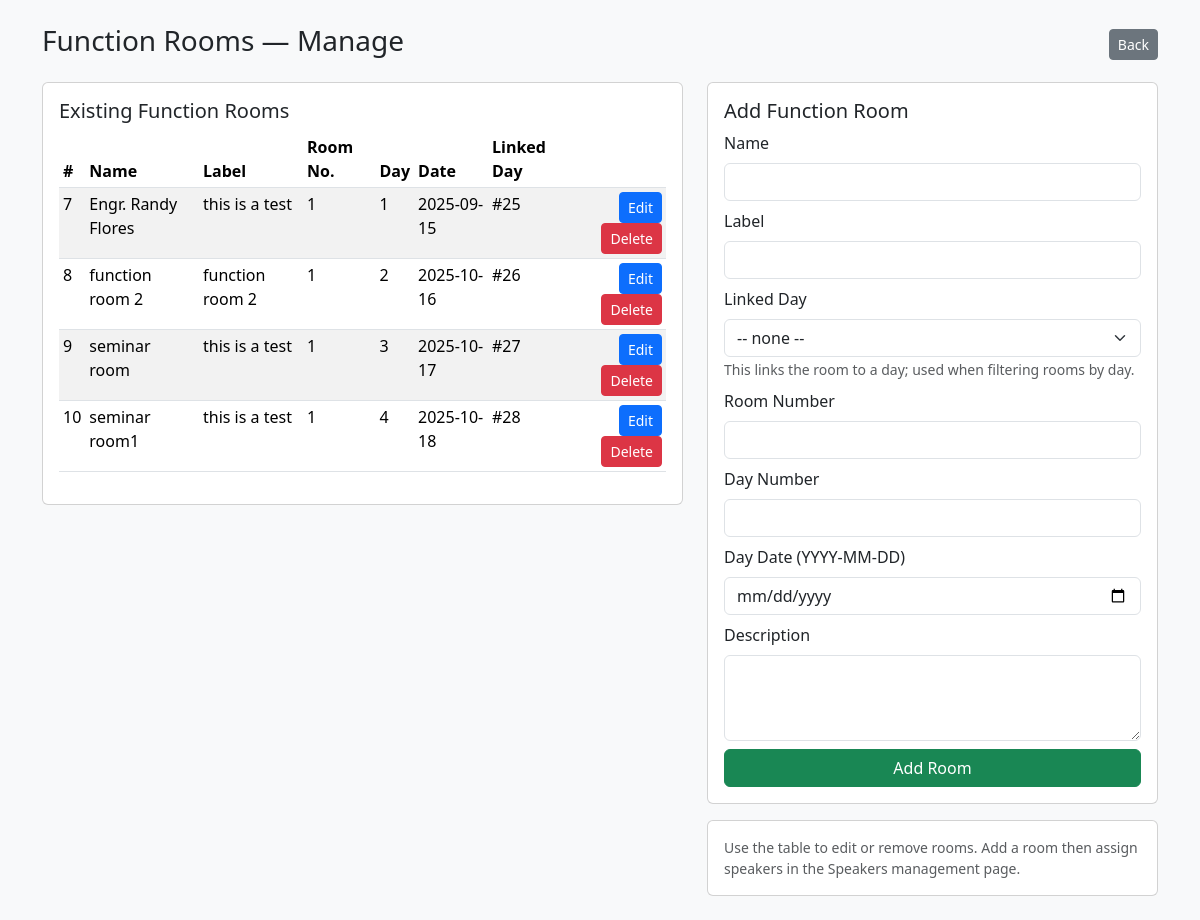
Page /admin/admin_manage_function_rooms.php (signed in) on the committed database.
### tables this page shows
CREATE TABLE `function_rooms` (
  `id` int(11) NOT NULL,
  `day_id` int(11) DEFAULT NULL,
  `name` varchar(150) NOT NULL,
  `label` varchar(150) DEFAULT NULL,
  `room_number` varchar(50) NOT NULL,
  `day_number` int(10) UNSIGNED NOT NULL DEFAULT 1,
  `day_date` date DEFAULT NULL,
  `description` text DEFAULT NULL,
  `location` varchar(150) DEFAULT NULL,
  `capacity` int(11) DEFAULT NULL,
  `is_active` tinyint(1) NOT NULL DEFAULT 1,
  `created_at` datetime NOT NULL DEFAULT current_timestamp()
);

### admin/admin_manage_function_rooms.php (the view, shortened to what this page needs)
<?php
require_once __DIR__ . '/../db.php';
if (isset($conn) && $conn instanceof mysqli) {
    $db = $conn;
} elseif (isset($mysqli) && $mysqli instanceof mysqli) {
    $db = $mysqli;
} else {
    $db = null;
}
if (!function_exists('e')) {
    function e($s){ return htmlspecialchars((string)$s, ENT_QUOTES | ENT_SUBSTITUTE, 'UTF-8'); }
}
$days = [];
if ($dr = $db->query("SELECT id, label, day_date FROM function_room_days ORDER BY day_date ASC")) {
    while ($row = $dr->fetch_assoc()) $days[] = $row;
}
$rooms = [];
$res = $db->query("SELECT id, name, label, room_number, day_number, day_date, description, day_id FROM function_rooms ORDER BY day_number ASC, id ASC");
if ($res) {
    while ($r = $res->fetch_assoc()) $rooms[] = $r;
}
$editRoom = null;
?>
<!doctype html>
<html lang="en">
<head>
  <link href="https://cdn.jsdelivr.net/npm/bootstrap@5.3.2/dist/css/bootstrap.min.css" rel="stylesheet">
</head>
<body class="bg-light">
<div class="container py-4">
  <div class="d-flex justify-content-between align-items-center mb-3">
    <h3>Function Rooms — Manage</h3>
    <a href="Admin_dashboard.php" class="btn btn-secondary btn-sm">Back</a>
  </div>
  <div class="row">
    <div class="col-lg-7">
      <div class="card mb-3">
        <div class="card-body">
          <h5 class="card-title">Existing Function Rooms</h5>
          <?php if (empty($rooms)): ?>
            <div class="text-muted">No function rooms found.</div>
          <?php else: ?>
            <table class="table table-striped table-sm">
              <thead>
                <tr>
                  <th>#</th>
                  <th>Name</th>
                  <th>Label</th>
                  <th>Room No.</th>
                  <th>Day</th>
                  <th>Date</th>
                  <th>Linked Day</th>
                  <th></th>
                </tr>
              </thead>
              <tbody>
                <?php foreach ($rooms as $r): ?>
                  <tr>
                    <td><?= (int)$r['id'] ?></td>
                    <td><?= e($r['name']) ?></td>
                    <td><?= e($r['label']) ?></td>
                    <td><?= e($r['room_number']) ?></td>
                    <td><?= e($r['day_number']) ?></td>
                    <td><?= e($r['day_date']) ?></td>
                    <td><?= $r['day_id'] ? ('#'.(int)$r['day_id']) : '-' ?></td>
                    <td class="text-end">
                      <a href="admin_manage_function_rooms.php?edit=<?= (int)$r['id'] ?>" class="btn btn-sm btn-primary">Edit</a>
                      <form method="post" class="d-inline" onsubmit="return confirm('Delete this room?');">
                        <button class="btn btn-sm btn-danger">Delete</button>
                      </form>
                    </td>
                  </tr>
                <?php endforeach; ?>
              </tbody>
            </table>
          <?php endif; ?>
        </div>
      </div>
    </div>
    <div class="col-lg-5">
      <div class="card mb-3">
        <div class="card-body">
          <?php if ($editRoom): ?>
            <h5 class="card-title">Edit Function Room #<?= (int)$editRoom['id'] ?></h5>
            <form method="post" novalidate>
              <input type="hidden" name="csrf_token" value="<?= e($_SESSION['csrf_token']) ?>">
              <input type="hidden" name="action" value="update">
              <input type="hidden" name="id" value="<?= (int)$editRoom['id'] ?>">
              <div class="mb-2">
                <label class="form-label">Name</label>
                <input name="name" class="form-control" required value="<?= e($editRoom['name']) ?>">
              </div>
              <div class="mb-2">
                <label class="form-label">Label</label>
                <input name="label" class="form-control" value="<?= e($editRoom['label']) ?>">
              </div>
              <div class="mb-2">
                <label class="form-label">Linked Day</label>
                <select name="day_id" class="form-select">
                  <option value="">-- none --</option>
                  <?php foreach ($days as $d): ?>
                    <option value="<?= (int)$d['id'] ?>" <?= ((int)$editRoom['day_id'] === (int)$d['id']) ? 'selected' : '' ?>>
                      <?= e($d['label']) ?> <?= $d['day_date'] ? ' - ' . e($d['day_date']) : '' ?>
                    </option>
                  <?php endforeach; ?>
                </select>
                <small class="text-muted">This links the room to a day; used when filtering rooms by day.</small>
              </div>
              <div class="mb-2">
                <label class="form-label">Room Number</label>
                <input name="room_number" class="form-control" required value="<?= e($editRoom['room_number']) ?>">
              </div>
              <div class="mb-2">
                <label class="form-label">Day Number</label>
                <input name="day_number" type="number" min="1" class="form-control" required value="<?= e($editRoom['day_number']) ?>">
              </div>
              <div class="mb-2">
                <label class="form-label">Day Date (YYYY-MM-DD)</label>
                <input name="day_date" type="date" class="form-control" value="<?= e($editRoom['day_date']) ?>">
              </div>
              <div class="mb-2">
                <label class="form-label">Description</label>
                <textarea name="description" class="form-control" rows="3"><?= e($editRoom['description']) ?></textarea>
              </div>
              <div class="d-grid">
                <button class="btn btn-primary">Update Room</button>
                <a href="admin_manage_function_rooms.php" class="btn btn-link mt-2">Cancel</a>
              </div>
            </form>
          <?php else: ?>
            <h5 class="card-title">Add Function Room</h5>
            <form method="post" novalidate>
              <div class="mb-2">
                <label class="form-label">Name</label>
                <input name="name" class="form-control" required value="">
              </div>
              <div class="mb-2">
                <label class="form-label">Label</label>
                <input name="label" class="form-control" value="">
              </div>
              <div class="mb-2">
                <label class="form-label">Linked Day</label>
                <select name="day_id" class="form-select">
                  <option value="">-- none --</option>
                </select>
                <small class="text-muted">This links the room to a day; used when filtering rooms by day.</small>
              </div>
              <div class="mb-2">
                <label class="form-label">Room Number</label>
                <input name="room_number" class="form-control" required value="">
              </div>
              <div class="mb-2">
                <label class="form-label">Day Number</label>
                <input name="day_number" type="number" min="1" class="form-control" required value="">
              </div>
              <div class="mb-2">
                <label class="form-label">Day Date (YYYY-MM-DD)</label>
                <input name="day_date" type="date" class="form-control" value="">
              </div>
              <div class="mb-2">
                <label class="form-label">Description</label>
                <textarea name="description" class="form-control" rows="3"></textarea>
              </div>
              <div class="d-grid">
                <button class="btn btn-success">Add Room</button>
              </div>
            </form>
          <?php endif; ?>
        </div>
      </div>
      <div class="card">
        <div class="card-body small text-muted">
          Use the table to edit or remove rooms. Add a room then assign speakers in the Speakers management page.
        </div>
      </div>
    </div>
  </div>
</div>
</body>
</html>

### rows in the picture
function_rooms: id "7", name "Engr. Randy Flores", label "this is a test", room_number "1", day_number "1", day_date "2025-09-15", day "25"
function_rooms: id "8", name "function room 2", label "function room 2", room_number "1", day_number "2", day_date "2025-10-16", day "26"
function_rooms: id "9", name "seminar room", label "this is a test", room_number "1", day_number "3", day_date "2025-10-17", day "27"
function_rooms: id "10", name "seminar room1", label "this is a test", room_number "1", day_number "4", day_date "2025-10-18", day "28"
